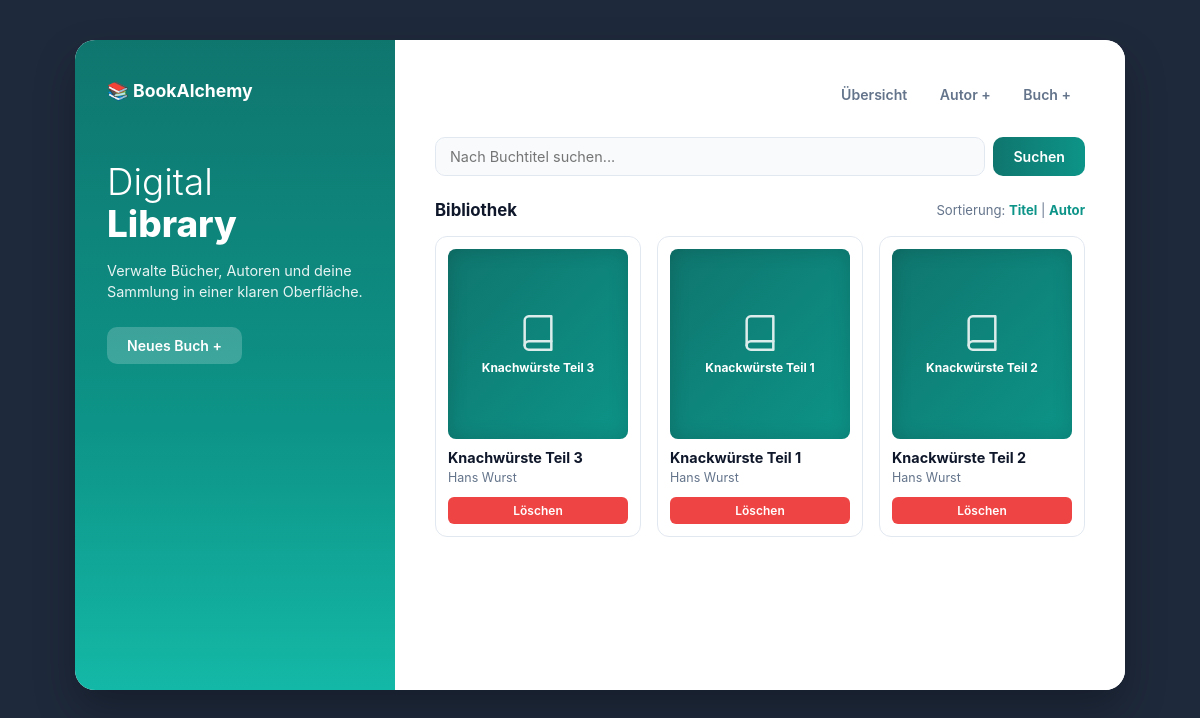
The app's page /, older data.
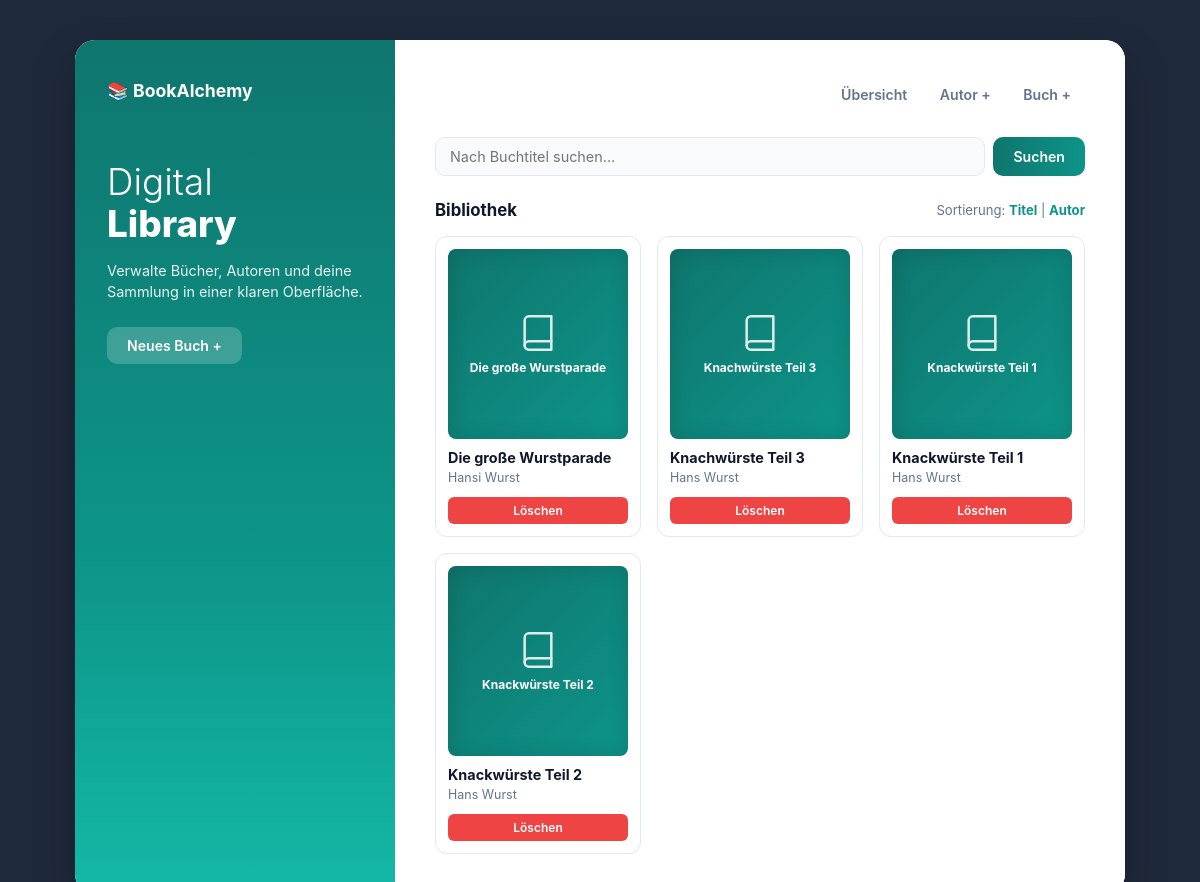
The same page, newer data.
### data_models.py (models this page shows, shortened)
class Book(db.Model):
    __tablename__ = 'books'
    id: int = db.Column(db.Integer, primary_key=True, autoincrement=True)
    isbn: str = db.Column(db.String(13), unique=True, nullable=False)
    title: str = db.Column(db.String(200), nullable=False)
    publication_year: Optional[int] = db.Column(db.Integer, nullable=True)
    author_id: int = db.Column(
        db.Integer, db.ForeignKey('authors.id'), nullable=False
    )

class Author(db.Model):
    __tablename__ = 'authors'
    id: int = db.Column(db.Integer, primary_key=True, autoincrement=True)
    name: str = db.Column(db.String(100), nullable=False)
    birth_date: Optional[date] = db.Column(db.Date, nullable=True)
    date_of_death: Optional[date] = db.Column(db.Date, nullable=True)
    books = db.relationship('Book', backref='author', lazy=True)

### app.py (the view)
@app.route('/')
def home():
    sort_by = request.args.get('sort_by', 'title')
    search_query = request.args.get('q', '').strip()
    query = Book.query
    if search_query:
        query = query.filter(Book.title.ilike(f"%{search_query}%"))
    if sort_by == 'author':
        books = query.join(Author).order_by(Author.name.asc()).all()
    else:
        books = query.order_by(Book.title.asc()).all()
    return render_template(
        'home.html',
        books=books,
        current_sort=sort_by,
        search_query=search_query,
    )

### templates/home.html (shortened to what this page needs)
{% extends "base.html" %}
{% block content %}
    <form method="GET" action="{{ url_for('home') }}" style="display: flex; gap: 8px; margin-bottom: 24px;">
        <input type="text" name="q" placeholder="Nach Buchtitel suchen..." value="{{ search_query or '' }}">
        <button type="submit" class="btn">Suchen</button>
    </form>
    <div style="display: flex; justify-content: space-between; align-items: center; margin-bottom: 16px;">
        <h3 style="font-size: 1.05rem; color: var(--text-dark); font-weight: 700;">Bibliothek</h3>
        <div style="font-size: 0.82rem; color: var(--text-muted);">
            Sortierung:
            <a href="{{ url_for('home', sort_by='title', q=search_query) }}" style="color: var(--accent-petrol); text-decoration: none; font-weight: 700;">Titel</a> |
            <a href="{{ url_for('home', sort_by='author', q=search_query) }}" style="color: var(--accent-petrol); text-decoration: none; font-weight: 700;">Autor</a>
        </div>
    </div>
    <div style="display: grid; grid-template-columns: repeat(auto-fill, minmax(160px, 1fr)); gap: 16px;">
        {% for book in books %}
            <div style="background: #ffffff; border: 1px solid var(--border-light); border-radius: 12px; padding: 12px; display: flex; flex-direction: column; justify-content: space-between;">
                <div>
                    <div style="width: 100%; height: 190px; border-radius: 8px; margin-bottom: 10px; overflow: hidden; background: linear-gradient(135deg, #0f766e 0%, #0d9488 100%); display: flex; flex-direction: column; align-items: center; justify-content: center; padding: 12px; text-align: center; color: #ffffff; box-shadow: inset 0 0 20px rgba(0,0,0,0.15); position: relative;">
                        <span style="font-size: 0.75rem; font-weight: 700; line-height: 1.2; display: -webkit-box; -webkit-line-clamp: 3; -webkit-box-orient: vertical; overflow: hidden;">{{ book.title }}</span>
                    </div>
                    <div style="font-weight: 700; font-size: 0.9rem; color: var(--text-dark); margin-bottom: 3px; line-height: 1.25;">{{ book.title }}</div>
                    <div style="font-size: 0.78rem; color: var(--text-muted);">{{ book.author.name }}</div>
                </div>
                <form method="POST" action="{{ url_for('delete_book', book_id=book.id) }}" onsubmit="return confirm('Buch wirklich löschen?');" style="margin-top: 12px;">
                    <button type="submit" class="btn btn-danger" style="width: 100%; padding: 6px; font-size: 0.75rem; border-radius: 6px;">Löschen</button>
                </form>
            </div>
        {% else %}
            <p style="color: var(--text-muted); font-size: 0.88rem;">Keine Bücher vorhanden.</p>
        {% endfor %}
    </div>
{% endblock %}

Row changes from the older to the newer data that the page shows:
added Book: title "Die große Wurstparade", author.name "Hansi Wurst"
